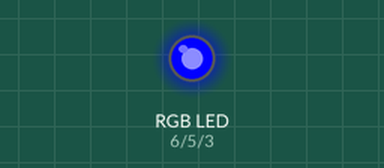
The sketch below on a simulated Arduino Uno, built with avr-gcc and run on an emulated ATmega328P. Shown: an RGB LED mixed from three pins (HIGH = lit). Dim RGB values are drawn brighter than linear.

Above: at 0.05 s.
At 9.55 s:
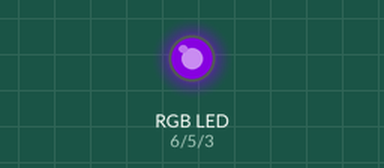
At 19.95 s:
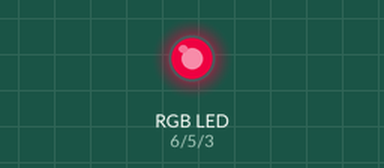
At 39.86 s:
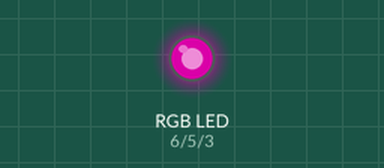
Timing chart, 0 to 40.0 s (numbered marks = the images above):
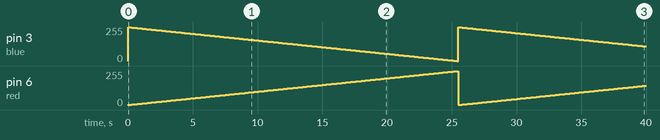

Measured:
- by itself, pin 3 (blue): ramps from 254/255 to 0/255 and jumps back, once every 25.5 s
- by itself, pin 6 (red): 0/255 → 1/255 at 0.00 s, → 2/255 0.10 s later, → 3/255 0.10 s later, → 4/255 0.10 s later, … (400 changes in this stretch)

The sketch:

RGB.ino
```cpp
#define red 6
#define blue 3
#define green 5

void setup(){
  pinMode(red,OUTPUT);
  pinMode(blue,OUTPUT);
  pinMode(green,OUTPUT);
}

void loop(){
  int redVal = 0;
  int blueVal = 255;
  int grnVal = 0;
  for (int i=0;i<255;i++){
    redVal++;
    blueVal--;
    analogWrite(red,redVal);
    analogWrite(blue,blueVal);
    analogWrite(green,grnVal);
    delay(100);
  }
}
```
